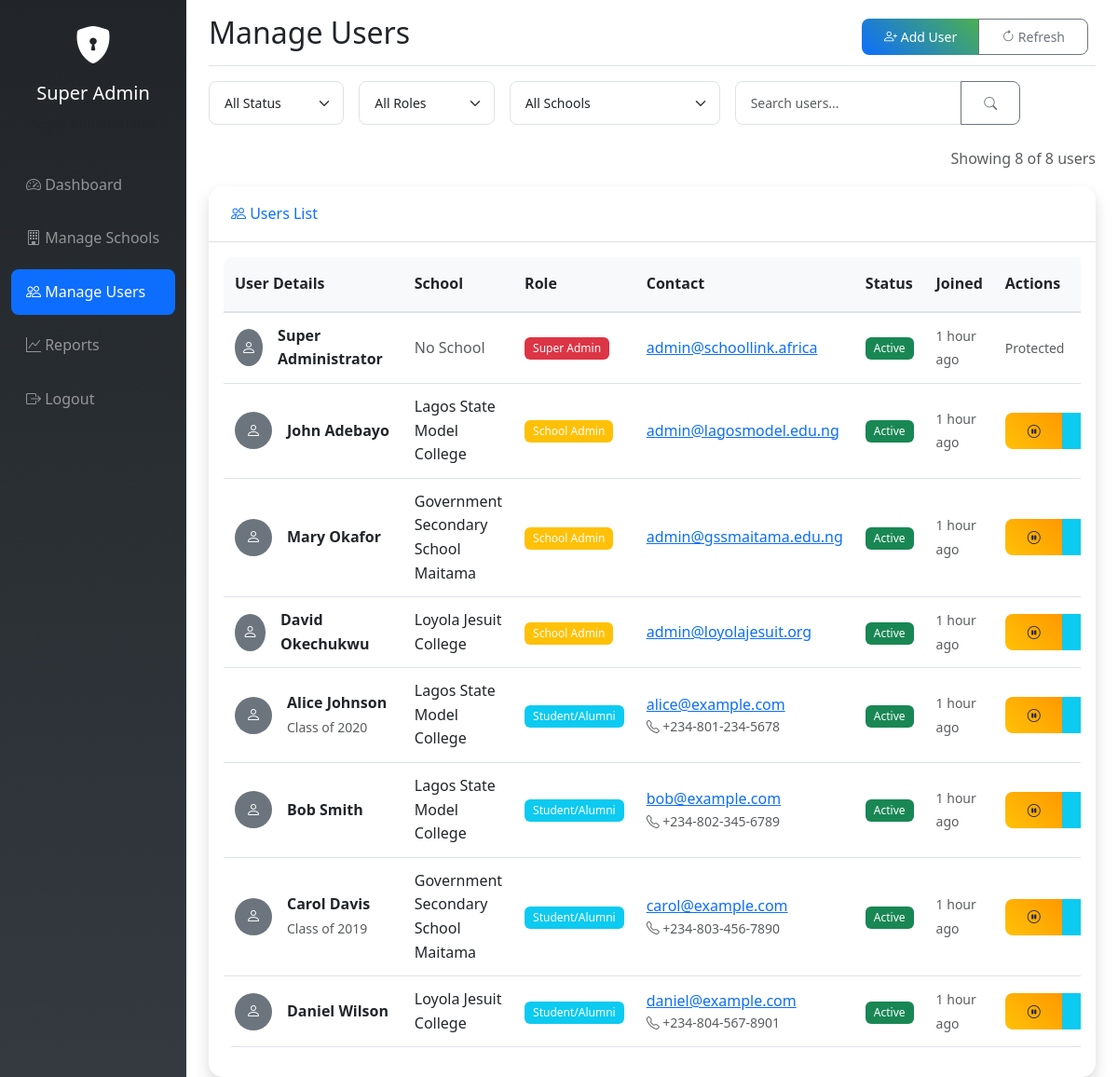
The page /admin/users.php (signed in) on the database its author committed.
### tables this page shows
CREATE TABLE users (
    id INT AUTO_INCREMENT PRIMARY KEY,
    name VARCHAR(100) NOT NULL,
    email VARCHAR(100) UNIQUE NOT NULL,
    password VARCHAR(255) NOT NULL,
    role ENUM('super_admin', 'school_admin', 'student') NOT NULL DEFAULT 'student',
    school_id INT NULL,
    year_group VARCHAR(20) NULL,
    graduation_year VARCHAR(4) NULL,
    status ENUM('Graduated', 'Left', 'Current Student') NULL,
    student_id VARCHAR(50) NULL,
    current_occupation VARCHAR(200) NULL,
    industry VARCHAR(100) NULL,
    location VARCHAR(100) NULL,
    bio TEXT NULL,
    linkedin_profile VARCHAR(255) NULL,
    website VARCHAR(255) NULL,
    phone VARCHAR(20) NULL,
    skills TEXT NULL,
    interests TEXT NULL,
    approved BOOLEAN DEFAULT FALSE,
    profile_photo VARCHAR(255) NULL,
    reset_token VARCHAR(64) NULL,
    reset_token_expires DATETIME NULL,
    created_at TIMESTAMP DEFAULT CURRENT_TIMESTAMP,
    updated_at TIMESTAMP DEFAULT CURRENT_TIMESTAMP ON UPDATE CURRENT_TIMESTAMP,
    INDEX idx_email (email),
    INDEX idx_school_id (school_id),
    INDEX idx_role (role),
    INDEX idx_approved (approved)
);

CREATE TABLE schools (
    id INT AUTO_INCREMENT PRIMARY KEY,
    name VARCHAR(200) NOT NULL,
    location VARCHAR(200) NOT NULL,
    logo VARCHAR(255) NULL,
    contact_email VARCHAR(100) NOT NULL,
    website VARCHAR(255) NULL,
    description TEXT NULL,
    approved BOOLEAN DEFAULT FALSE,
    status ENUM('active', 'suspended') DEFAULT 'active',
    created_at TIMESTAMP DEFAULT CURRENT_TIMESTAMP,
    updated_at TIMESTAMP DEFAULT CURRENT_TIMESTAMP ON UPDATE CURRENT_TIMESTAMP,
    INDEX idx_approved (approved),
    INDEX idx_status (status)
);

### admin/users.php (the view, shortened to what the rows shown need)
<?php
require_once '../includes/functions.php';
$db = getDB();
$page = max(1, intval($_GET['page'] ?? 1));
$per_page = 20;
$offset = ($page - 1) * $per_page;
$where_conditions = [];
$params = [];
$where_clause = !empty($where_conditions) ? 'WHERE ' . implode(' AND ', $where_conditions) : '';
$users = [];
if ($db) {
    try {
        $query = "SELECT u.*, s.name as school_name
                  FROM users u
                  LEFT JOIN schools s ON u.school_id = s.id
                  {$where_clause}
                  ORDER BY u.created_at DESC
                  LIMIT {$per_page} OFFSET {$offset}";
        $stmt = $db->prepare($query);
        $stmt->execute($params);
        $users = $stmt->fetchAll();
    } catch (PDOException $e) {
        error_log("Error fetching users: " . $e->getMessage());
    }
}
?>
<!DOCTYPE html>
<html lang="en">
<head>
    <link href="https://cdn.jsdelivr.net/npm/bootstrap@5.3.0/dist/css/bootstrap.min.css" rel="stylesheet">
    <link href="https://cdn.jsdelivr.net/npm/bootstrap-icons@1.10.0/font/bootstrap-icons.css" rel="stylesheet">
    <link href="../assets/css/style.css" rel="stylesheet">
</head>
<body>
    <div class="container-fluid">
        <div class="row">
            <main class="col-md-9 ms-sm-auto col-lg-10 px-md-4">
                <div class="d-flex justify-content-between flex-wrap flex-md-nowrap align-items-center pt-3 pb-2 mb-3 border-bottom">
                    <h1 class="h2">Manage Users</h1>
                </div>
                <div class="card shadow">
                    <div class="card-body">
                        <?php if (empty($users)): ?>
                            <div class="text-center text-muted py-5">
                                <i class="bi bi-people" style="font-size: 3rem;"></i>
                                <p class="mt-3">No users found</p>
                            </div>
                        <?php else: ?>
                            <div class="table-responsive">
                                <table class="table table-hover">
                                    <thead>
                                        <tr>
                                            <th>User Details</th>
                                            <th>School</th>
                                            <th>Role</th>
                                            <th>Contact</th>
                                            <th>Status</th>
                                            <th>Joined</th>
                                            <th>Actions</th>
                                        </tr>
                                    </thead>
                                    <tbody>
                                        <?php foreach ($users as $user_item): ?>
                                            <tr id="user-<?php echo $user_item['id']; ?>">
                                                <td>
                                                    <div class="d-flex align-items-center">
                                                        <?php if ($user_item['profile_photo']): ?>
                                                            <img src="../uploads/profiles/<?php echo htmlspecialchars($user_item['profile_photo']); ?>"
                                                                 alt="Profile Photo" class="rounded-circle me-3" style="width: 40px; height: 40px; object-fit: cover;">
                                                        <?php else: ?>
                                                            <div class="bg-secondary rounded-circle me-3 d-flex align-items-center justify-content-center"
                                                                 style="width: 40px; height: 40px;">
                                                                <i class="bi bi-person text-white"></i>
                                                            </div>
                                                        <?php endif; ?>
                                                        <div>
                                                            <strong><?php echo htmlspecialchars($user_item['name']); ?></strong>
                                                            <?php if ($user_item['graduation_year']): ?>
                                                                <br><small class="text-muted">Class of <?php echo htmlspecialchars($user_item['graduation_year']); ?></small>
                                                            <?php endif; ?>
                                                        </div>
                                                    </div>
                                                </td>
                                                <td>
                                                    <?php if ($user_item['school_name']): ?>
                                                        <?php echo htmlspecialchars($user_item['school_name']); ?>
                                                    <?php else: ?>
                                                        <span class="text-muted">No School</span>
                                                    <?php endif; ?>
                                                </td>
                                                <td>
                                                    <?php
                                                    $role_badges = [
                                                        'student' => 'bg-info',
                                                        'school_admin' => 'bg-warning',
                                                        'super_admin' => 'bg-danger'
                                                    ];
                                                    $role_names = [
                                                        'student' => 'Student/Alumni',
                                                        'school_admin' => 'School Admin',
                                                        'super_admin' => 'Super Admin'
                                                    ];
                                                    ?>
                                                    <span class="badge <?php echo $role_badges[$user_item['role']] ?? 'bg-secondary'; ?>">
                                                        <?php echo $role_names[$user_item['role']] ?? ucfirst($user_item['role']); ?>
                                                    </span>
                                                </td>
                                                <td>
                                                    <div>
                                                        <a href="mailto:<?php echo htmlspecialchars($user_item['email']); ?>">
                                                            <?php echo htmlspecialchars($user_item['email']); ?>
                                                        </a>
                                                    </div>
                                                    <?php if ($user_item['phone']): ?>
                                                        <div class="text-muted small">
                                                            <i class="bi bi-telephone"></i> <?php echo htmlspecialchars($user_item['phone']); ?>
                                                        </div>
                                                    <?php endif; ?>
                                                </td>
                                                <td>
                                                    <?php if (!$user_item['approved']): ?>
                                                        <span class="badge bg-warning">Pending</span>
                                                    <?php elseif ($user_item['status'] === 'suspended'): ?>
                                                        <span class="badge bg-danger">Suspended</span>
                                                    <?php else: ?>
                                                        <span class="badge bg-success">Active</span>
                                                    <?php endif; ?>
                                                </td>
                                                <td>
                                                    <small class="text-muted">
                                                        <?php echo timeAgo($user_item['created_at']); ?>
                                                    </small>
                                                </td>
                                                <td>
                                                    <?php if ($user_item['role'] !== 'super_admin'): ?>
                                                        <div class="btn-group" role="group">
                                                            <?php if (!$user_item['approved']): ?>
                                                                <button type="button" class="btn btn-sm btn-success"
                                                                        onclick="approveUser(<?php echo $user_item['id']; ?>)"
                                                                        title="Approve User">
                                                                    <i class="bi bi-check"></i>
                                                                </button>
                                                            <?php else: ?>
                                                                <?php if ($user_item['status'] !== 'suspended'): ?>
                                                                    <button type="button" class="btn btn-sm btn-warning"
                                                                            onclick="suspendUser(<?php echo $user_item['id']; ?>)"
                                                                            title="Suspend User">
                                                                        <i class="bi bi-pause-circle"></i>
                                                                    </button>
                                                                <?php endif; ?>
                                                            <?php endif; ?>
                                                            <button type="button" class="btn btn-sm btn-info"
                                                                    onclick="viewUser(<?php echo $user_item['id']; ?>)"
                                                                    title="View Details">
                                                            </button>
                                                        </div>
                                                    <?php else: ?>
                                                        <span class="text-muted small">Protected</span>
                                                    <?php endif; ?>
                                                </td>
                                            </tr>
                                        <?php endforeach; ?>
                                    </tbody>
                                </table>
                            </div>
                        <?php endif; ?>
                    </div>
                </div>
            </main>
        </div>
    </div>
</body>
</html>

### rows shown on the page
users: name "Super Administrator", shows "No School", role "Super Admin", email "admin@schoollink.africa", approved "Active", created_at "1 hour ago", shows "Protected"
users: name "John Adebayo", school.name "Lagos State Model College", role "School Admin", email "admin@lagosmodel.edu.ng", approved "Active", created_at "1 hour ago"
users: name "Mary Okafor", school.name "Government Secondary School Maitama", role "School Admin", email "admin@gssmaitama.edu.ng", approved "Active", created_at "1 hour ago"
users: name "David Okechukwu", school.name "Loyola Jesuit College", role "School Admin", email "admin@loyolajesuit.org", approved "Active", created_at "1 hour ago"
users: name "Alice Johnson", graduation_year "2020", school.name "Lagos State Model College", role "Student/Alumni", email "alice@example.com", phone "+234-801-234-5678", approved "Active", created_at "1 hour ago"
users: name "Bob Smith", school.name "Lagos State Model College", role "Student/Alumni", email "bob@example.com", phone "+234-802-345-6789", approved "Active", created_at "1 hour ago"
users: name "Carol Davis", graduation_year "2019", school.name "Government Secondary School Maitama", role "Student/Alumni", email "carol@example.com", phone "+234-803-456-7890", approved "Active", created_at "1 hour ago"
users: name "Daniel Wilson", school.name "Loyola Jesuit College", role "Student/Alumni", email "daniel@example.com", phone "+234-804-567-8901", approved "Active", created_at "1 hour ago"

### other values the page prints
count($users) "8"
$total_users "8"
